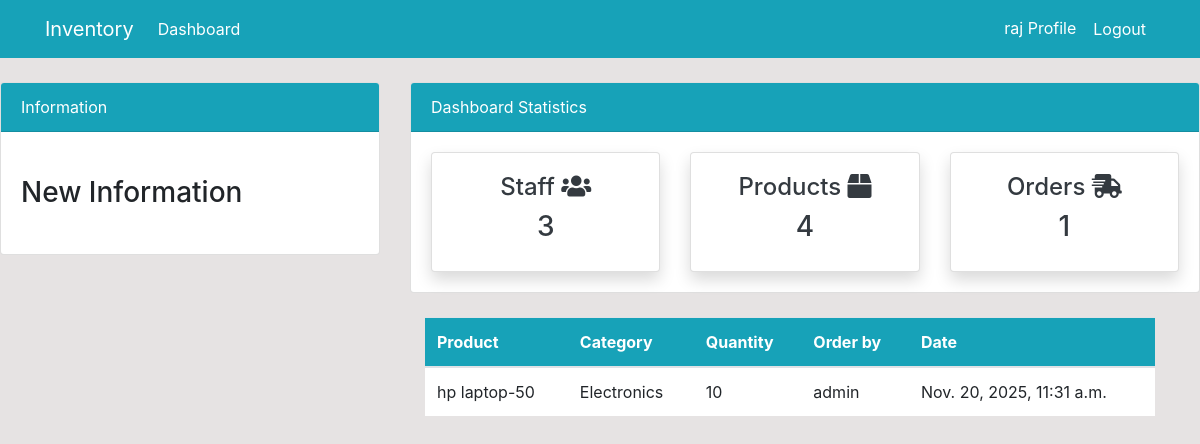
The app's page /order/ (signed in), older data.
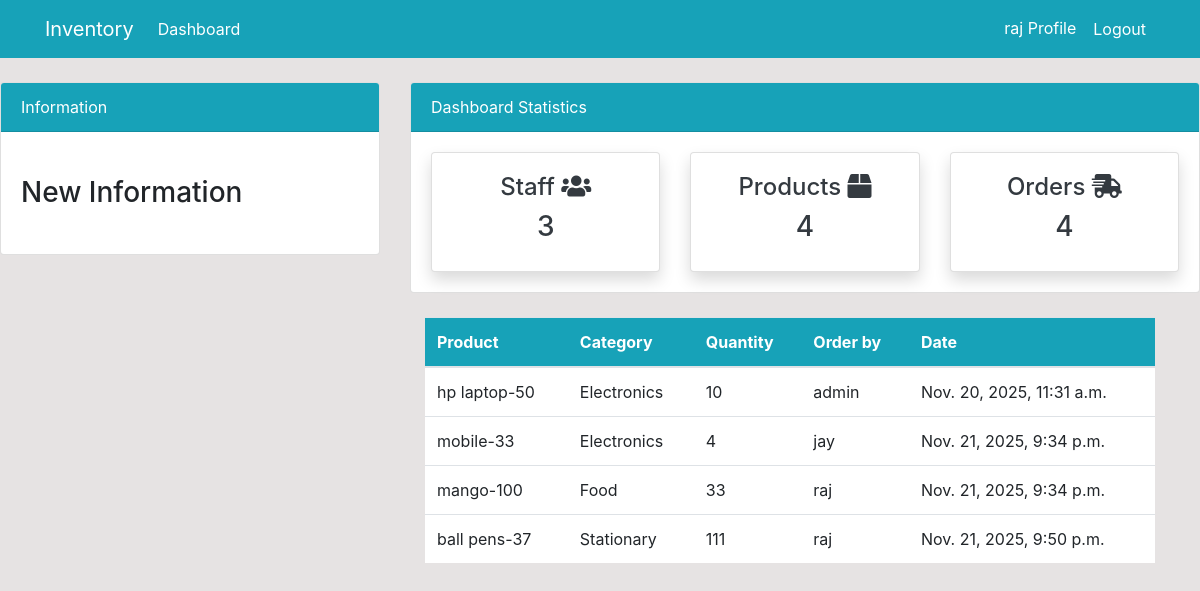
The same page, newer data.
### dashboard/models.py (models this page shows, shortened)
class Order(models.Model):
    product = models.ForeignKey(Product, on_delete=models.CASCADE, null=True)
    staff = models.ForeignKey(User, models.CASCADE, null=True)
    order_quantity = models.PositiveIntegerField(null=True)
    date = models.DateTimeField(auto_now_add=True)
    class Meta:
        verbose_name_plural = 'Order'

class Product(models.Model):
    name = models.CharField(max_length=100, null=True)
    quantity = models.PositiveIntegerField(null=True)
    category = models.CharField(max_length=50, choices=CATEGORY, null=True)
    class Meta:
        verbose_name_plural = 'Product'
    def __str__(self):
        return f'{self.name}-{self.quantity}'

### dashboard/views.py (the view)
# urls.py: path('order/', views.order, name='dashboard-order')
@login_required
def order(request):
    orders = Order.objects.all()
    orders_count = orders.count()
    workers_count = User.objects.all().count()
    product_count = Product.objects.all().count()
    context = {
        'orders': orders,
        'workers_count' : workers_count,
        'orders_count' : orders_count,
        'product_count' : product_count
    }
    return render(request, 'dashboard/order.html', context)

### templates/dashboard/order.html (shortened to what this page needs)
{% extends 'partials/base.html' %}
{%block content %}
    {% include 'partials/topnav.html' %}
    <div class="container">
        <div class="row my-4">
            <div class="col-md-4">
            </div>
            <div class="col-md-8">
                <table class="table bg-white">
                    <thead class="bg-info">
                        <tr class="text-white">
                            <th scope="col">Product</th>
                            <th scope="col">Category</th>
                            <th scope="col">Quantity</th>
                            <th scope="col">Order by</th>
                            <th scope="col">Date</th>
                        </tr>
                    </thead>
                    <tbody>
                        {% for orders in orders %}
                        <tr>
                            <td>{{ orders.product }}</td>
                            <td>{{ orders.product.category }}</td>
                            <td>{{ orders.order_quantity }}</td>
                            <td>
                                {{ orders.staff.username }}
                            </td>
                            <td>
                                {{ orders.date }}
                            </td>
                        </tr>
                        {% endfor %}
                    </tbody>
                </table>
            </div>
        </div>
    </div>
{% endblock %}

Row changes from the older to the newer data that the page shows:
added Order: product "mobile-33", product.category "Electronics", order_quantity "4", staff.username "jay", date "Nov. 21, 2025, 9:34 p.m."
added Order: product "mango-100", product.category "Food", order_quantity "33", staff.username "raj", date "Nov. 21, 2025, 9:34 p.m."
added Order: product "ball pens-37", product.category "Stationary", order_quantity "111", staff.username "raj", date "Nov. 21, 2025, 9:50 p.m."
Text that changed along with them:
{{ orders_count }}: "1" → "4"
